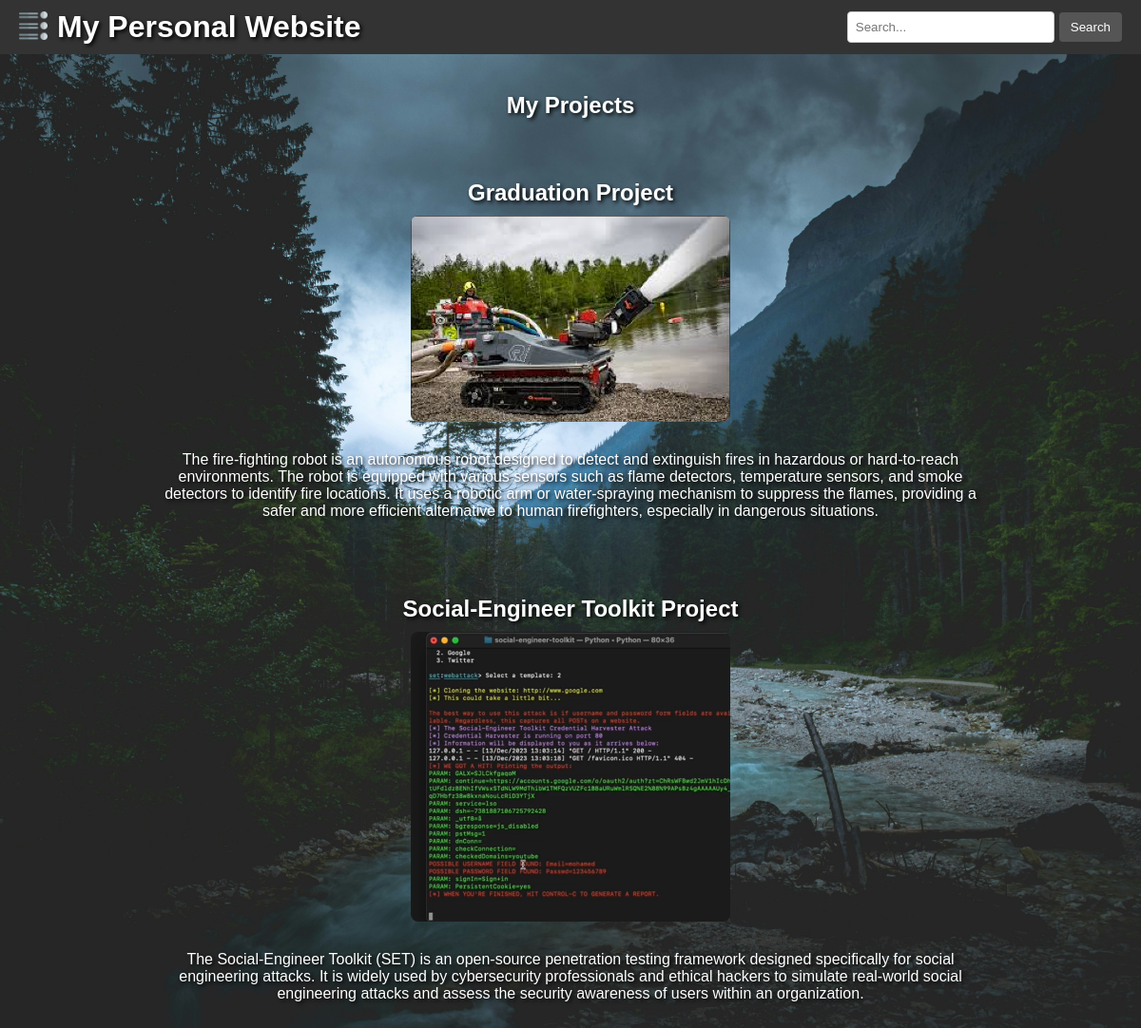
/projects/, run on the app's committed database.
### main/models.py (models this page shows, shortened)
class Project(models.Model):
    title = models.CharField(max_length=200)
    description = models.TextField()
    image = models.ImageField(upload_to='projects/', null=True, blank=True)

### main/views.py (the view)
# urls.py: path('projects/', views.projects, name='projects'),
def projects(request):
    projects = Project.objects.all()
    return render(request, 'main/projects.html', {'projects': projects})

### main/templates/main/projects.html (shortened to what this page needs)
{% extends 'main/base.html' %}
{% load static %}
{% block content %}
    <h2>My Projects</h2>
    <div class="projects-list">
        {% for project in projects %}
            <div class="project-card">
                <h3>{{ project.title }}</h3>
                {% if project.image %}
                    <img src="{{ project.image.url }}" alt="{{ project.title }}" class="project-image">
                {% endif %}
                <p>{{ project.description|truncatewords:100 }}</p>
            </div>
        {% endfor %}
    </div>
{% endblock %}

### main/templates/main/base.html (shortened to what this page needs)
<!DOCTYPE html>
{% load static %}
<html lang="en">
<head>
    <link rel="stylesheet" href="{% static 'css/styles.css' %}">
</head>
<body class="{% block body_class %}home-page{% endblock %}"
      style="background: url('{% block home-bg %}{% static 'images/home-bg.jpg' %}{% endblock %}') no-repeat center center fixed; background-size: cover;">
    <header>
        <div class="header-left">
            <div class="dashboard-icon">
                <img src="{% static 'images/dashboard_icon.png' %}" alt="Dashboard" id="dashboard-icon">
            </div>
            <h1>My Personal Website</h1>
        </div>
        <div class="header-right">
            <div class="search-bar">
                <form method="get" action="{% url 'search_view' %}">
                    <input type="text" name="query" placeholder="Search..." value="{{ request.GET.query }}">
                    <button type="submit">Search</button>
                </form>
            </div>
        </div>
    </header>
    <div id="main-content">
        <div class="content-wrapper">
            {% block content %}
            {% endblock %}
        </div>
    </div>
</body>
</html>

### static/css/styles.css (style rules this page uses)
body { font-family: Arial, sans-serif; margin: 0; padding: 0; color: white; text-shadow: 2px 2px 4px #000000; text-align:center; }
header { background-color: #333; color: white; padding: 10px 20px; display: flex; justify-content: space-between; align-items: center; }
header .header-left { display: flex; align-items: center; }
header .header-left .dashboard-icon { margin-right: 10px; }
header .header-left h1 { margin: 0; }
header .header-right { display: flex; align-items: center; }
.search-bar form { display: flex; align-items: center; }
.search-bar input[type="text"] { padding: 8px; margin-right: 5px; border-radius: 4px; border: 1px solid #ccc; width: 200px; }
.search-bar button { padding: 8px 12px; background-color: #555; color: white; border: none; border-radius: 4px; cursor: pointer; }
.dashboard-icon img { width: 30px; height: 30px; cursor: pointer; }
#main-content { padding: 20px; }
.project-card { display: flex; flex-direction: column; justify-content: center; align-items: center; text-align: center; padding: 20px; }
.project-image { max-width: 30%; height: auto; border-radius: 8px; margin-bottom: 15px; }
h3 { font-size: 1.5rem; margin-bottom: 10px; }
p { font-size: 1rem; color: white; padding-left: 120px; padding-right: 120px; }

### data on the page
Project: title "Graduation Project", image (picture), description "The fire-fighting robot is an autonomous robot designed to detect and extinguish fires in hazardous or hard-to-reach environments. The robot is equipped with various sensors such as flame detectors, temperature sensors, and smoke detectors to identify fire locations. It uses a robotic arm or water-spraying mechanism to suppress the flames, providing a safer and more efficient alternative to human firefighters, especially in dangerous situations."
Project: title "Social-Engineer Toolkit Project", image (picture), description "The Social-Engineer Toolkit (SET) is an open-source penetration testing framework designed specifically for social engineering attacks. It is widely used by cybersecurity professionals and ethical hackers to simulate real-world social engineering attacks and assess the security awareness of users within an organization."
